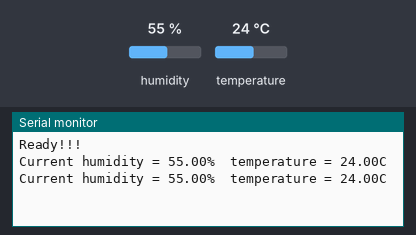
Simulated run of this sketch. Board: Arduino Uno, built with avr-gcc and run on an emulated ATmega328P. Parts: the last lines printed to the serial monitor. Wiring (inferred from the names in the program): DHT11 sensor: data pin 9. Inputs (shaded band) come from the test bench; at power-on: humidity 55 %, temperature 24 °C.

Above: at 2.8 s.
2.9 s: humidity set to 22 %
At 4.8 s:
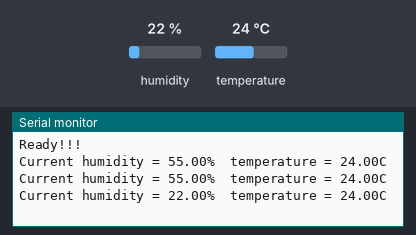
5.6 s: temperature set to 12 °C
At 7.1 s:
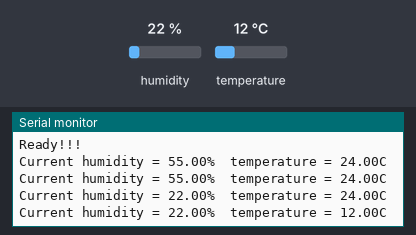
8.3 s: humidity set to 40 %
At 10.6 s:
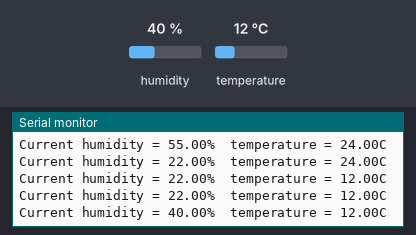
Timing chart, 0 to 12.1 s (numbered marks = the images above; inputs shaded):
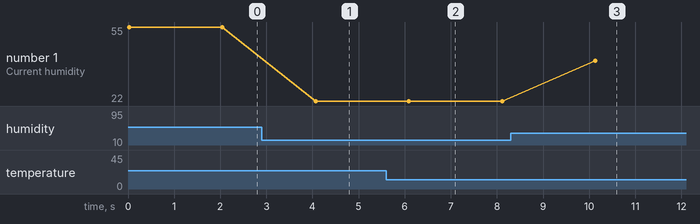

The sketch:

16_dht_temp_sensor.ino
```cpp
#include <dht.h>

#define dht_apin 9
dht DHT;

void setup() {
  Serial.begin(9600);
  Serial.println("Ready!!!");

}

void loop() {
  DHT.read11(dht_apin);
    Serial.print("Current humidity = ");
    Serial.print(DHT.humidity);
    Serial.print("%  ");
    Serial.print("temperature = ");
    Serial.print(DHT.temperature);
    Serial.println("C  ");
    delay(2000);
}
```

Measured:
- after the input at 2.9 s, the serial monitor: prints a new line after 1.2 s (image 1)
- after the input at 5.6 s, the serial monitor: prints a new line after 0.49 s (image 2)
- after the input at 8.3 s, the serial monitor: prints a new line after 1.8 s (image 3)
- plotted number 1: 55 → 22 after the input at 2.9 s, 22 → 40 after the input at 8.3 s
